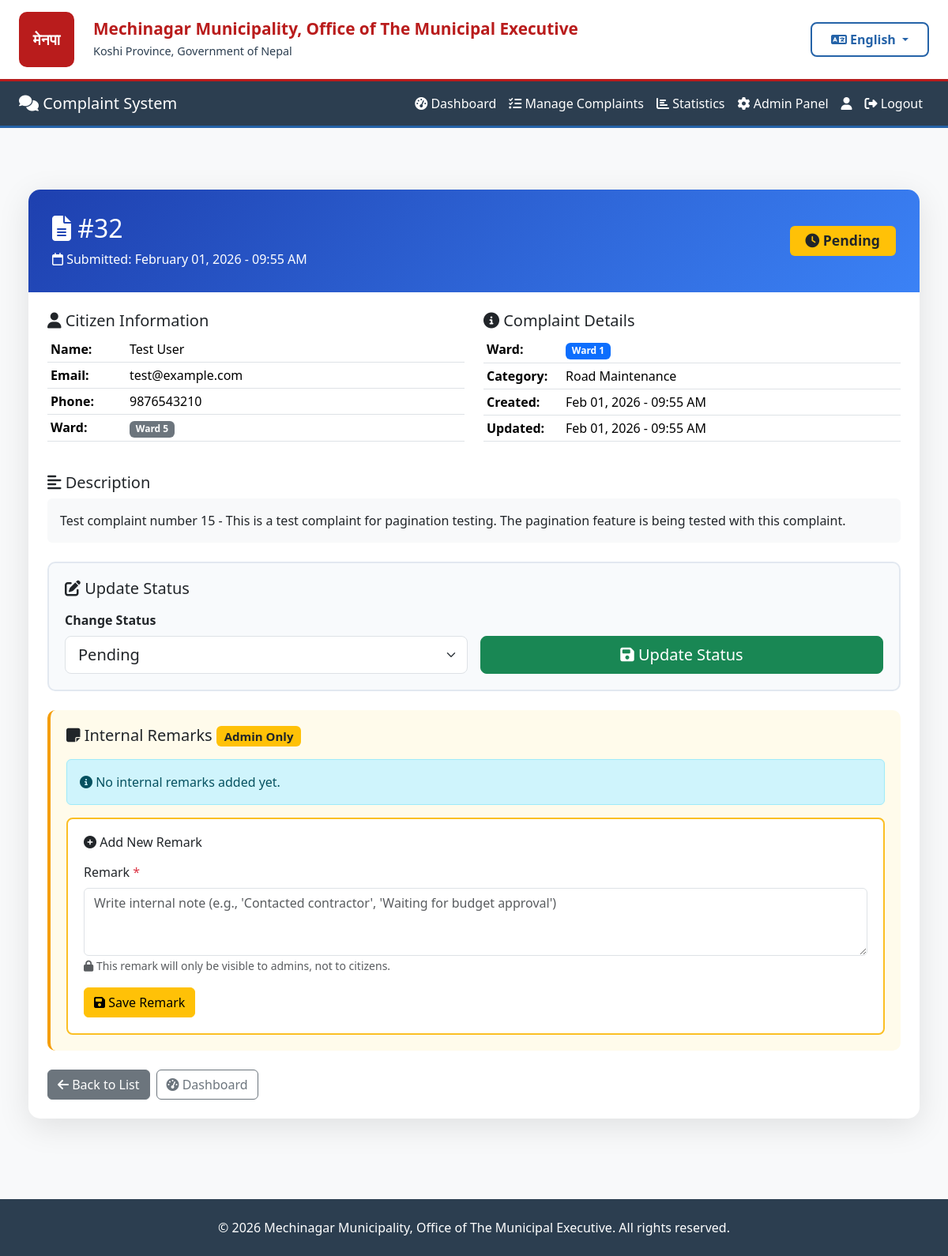
Before: /complaints/admin/detail/32/ (signed in) with the older database file.
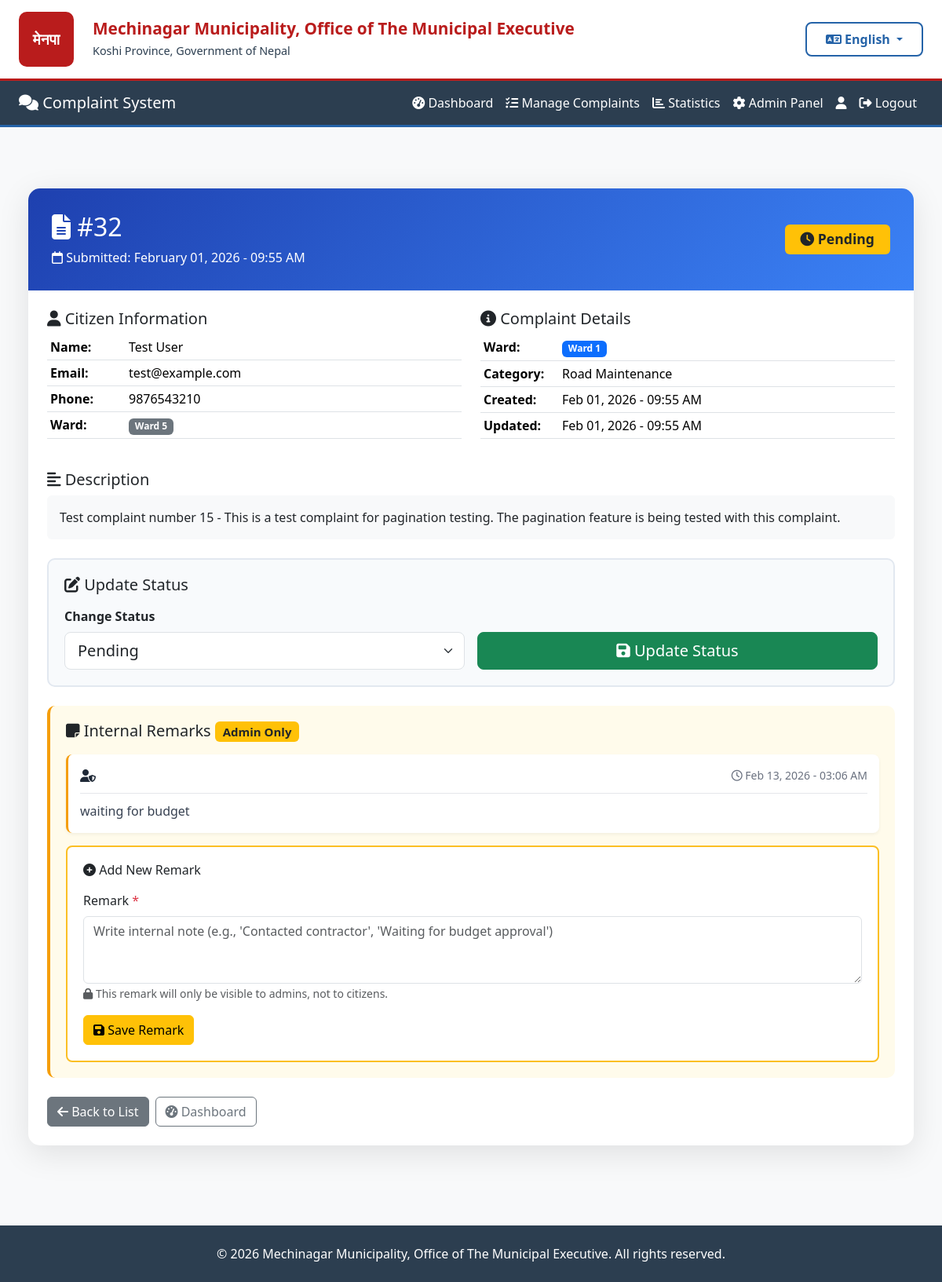
After: the same page with the newer database file.
### complaints/models.py (models this page shows, shortened)
class Remark(models.Model):
    complaint = models.ForeignKey(
        Complaint,
        on_delete=models.CASCADE,
        related_name='remarks'
    )
    admin_user = models.ForeignKey(
        settings.AUTH_USER_MODEL,
        on_delete=models.CASCADE,
        related_name='admin_remarks'
    )
    remark = models.TextField(help_text="Internal note visible only to admins")
    created_at = models.DateTimeField(auto_now_add=True)
    class Meta:
        db_table = 'complaint_remarks'
        ordering = ['-created_at']
        verbose_name = 'Admin Remark'
        verbose_name_plural = 'Admin Remarks'

### complaints/admin_views.py (the view, shortened to what this page needs)
# urls.py: path('admin/detail/<int:pk>/', admin_views.admin_complaint_detail, name='admin_complaint_detail'),
@login_required
@user_passes_test(is_admin)
def admin_complaint_detail(request, pk):
    complaint = get_object_or_404(Complaint, pk=pk)
    remarks = complaint.remarks.select_related('admin_user').all()
    context = {
        'complaint': complaint,
        'remarks': remarks,
    }
    return render(request, 'complaints/admin_complaint_detail.html', context)

### complaints/admin_views.py (called while the page is built)
def is_admin(user):
    return user.is_staff

### core/context_processors.py (called while the page is built)
def language(request):
    lang = request.session.get('language', 'en')
    return {
        'lang': lang,
        'translations': get_lang_dict(lang),
        't': get_lang_dict(lang),  # Shorter alias
    }

### core/translation.py (called while the page is built)
def get_lang_dict(lang='en'):
    return TRANSLATIONS.get(lang, TRANSLATIONS['en'])

### complaints/templates/complaints/admin_complaint_detail.html (shortened to what the changed rows need)
{% extends 'base.html' %}
{% block content %}
<div class="container-fluid py-4">
    <div class="admin-detail-card">
        <div class="admin-header">
            <div class="d-flex justify-content-between align-items-center">
                <div>
                    <h2 class="mb-2">
                        <i class="fas fa-file-alt"></i> {{ t.complaint }} #{{ complaint.id }}
                    </h2>
                </div>
            </div>
        </div>
        <div class="p-4">
            <div class="remarks-section">
                <h5 class="mb-3">
                    <i class="fas fa-sticky-note"></i>
                    {% if lang == 'ne' %}आन्तरिक टिप्पणीहरू{% else %}Internal Remarks{% endif %}
                    <span class="badge bg-warning text-dark">{% if lang == 'ne' %}प्रशासकको लागि मात्र{% else %}Admin Only{% endif %}</span>
                </h5>
                {% if remarks %}
                    <div class="mb-3">
                        {% for remark in remarks %}
                        <div class="remark-item">
                            <div class="remark-header">
                                <div class="remark-author">
                                    <i class="fas fa-user-shield"></i> {{ remark.admin_user.fullname }}
                                </div>
                                <div class="remark-date">
                                    <i class="far fa-clock"></i> {{ remark.created_at|date:"M d, Y - h:i A" }}
                                </div>
                            </div>
                            <div class="remark-text">{{ remark.remark }}</div>
                        </div>
                        {% endfor %}
                    </div>
                {% else %}
                    <div class="alert alert-info">
                        <i class="fas fa-info-circle"></i>
                        {% if lang == 'ne' %}अझै कुनै आन्तरिक टिप्पणी थपिएको छैन।{% else %}No internal remarks added yet.{% endif %}
                    </div>
                {% endif %}
                <div class="add-remark-form">
                    <h6 class="mb-3">
                    </h6>
                    <form method="post">
                    </form>
                </div>
            </div>
        </div>
    </div>
</div>
{% endblock %}

Changed rows visible on the page:
added Remark: created_at "Feb 13, 2026 - 03:06 AM", remark "waiting for budget"
Other visible differences:
text no longer shown: "No internal remarks added yet."
